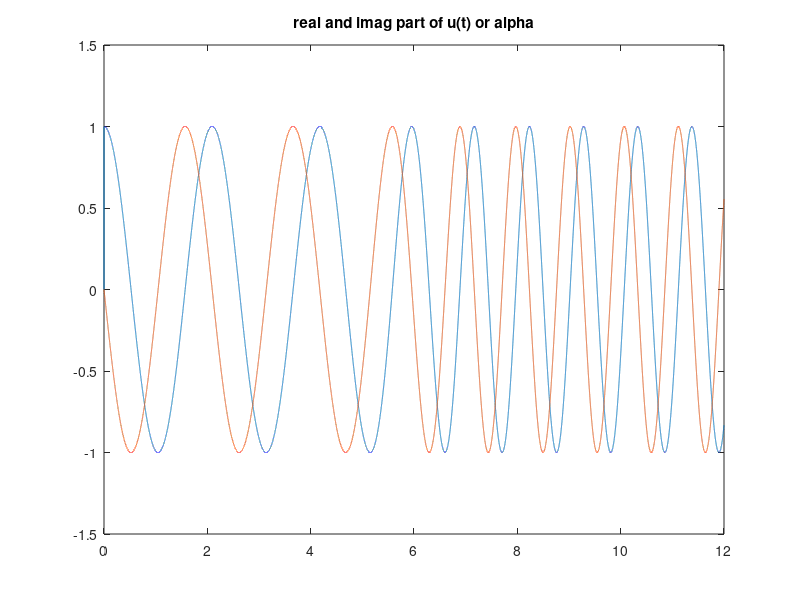
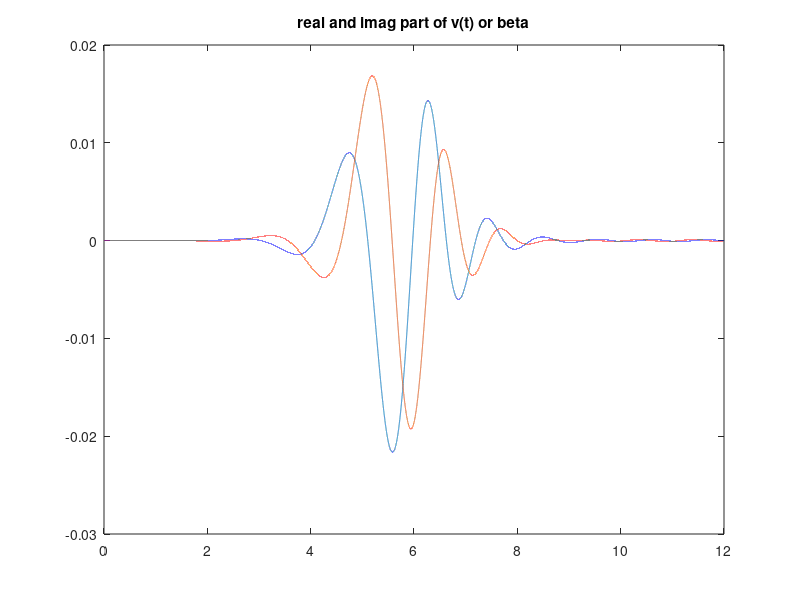
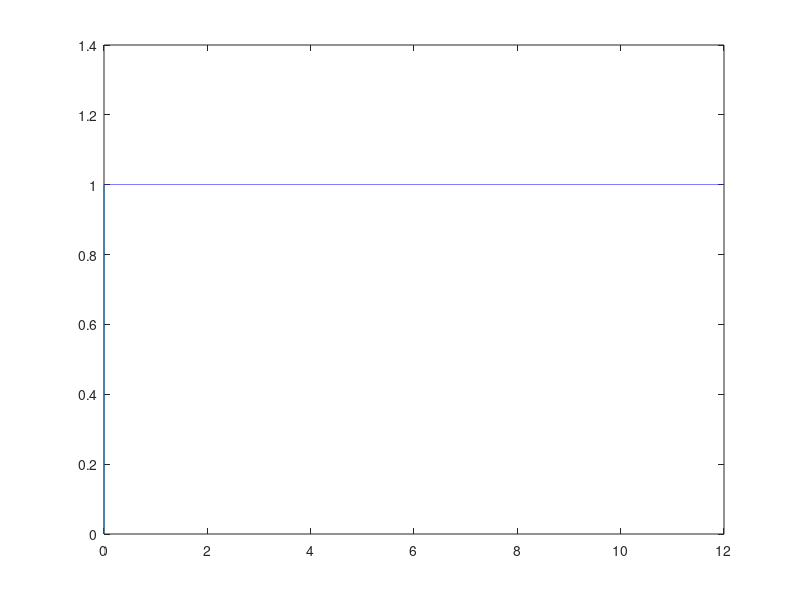
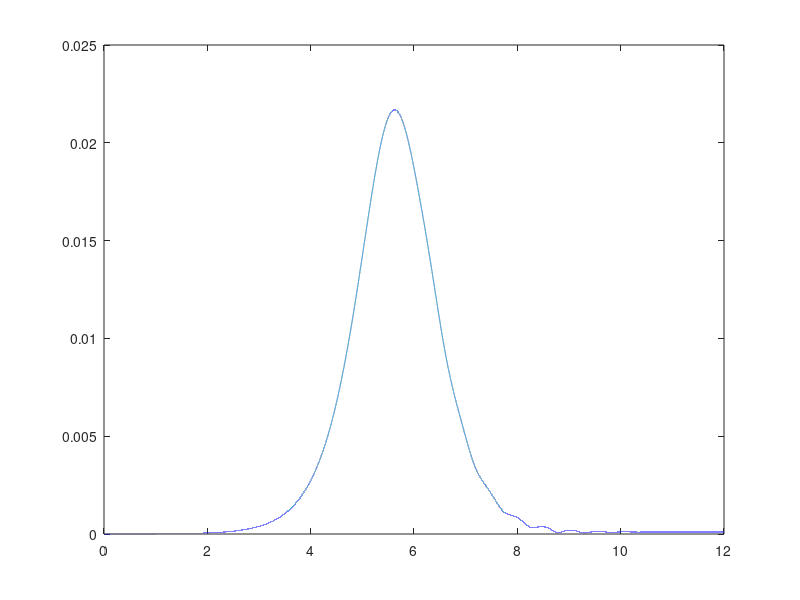

These figures' MATLAB source, in order:
clear;

tmin=0;
tmax=12;
nt=120000;
dt=(tmax-tmin)/nt;
t=zeros(1,nt);
for i=1:nt
    t(i)=i*dt;
end

%  w initial and w final

w_i=3;
w_f=6;

% w(1:nt/2)=w_i;
% w(nt/2:nt)=w_f;

a=(w_f+w_i)/2;
b=(w_f-w_i)/2;

dT=1;

w=a+b.*tanh((t-(tmax/2))/dT);
% c=0.01;
% w=zeros(1,nt);
% w(1:nt/2)=c.*t(1:nt/2)+w_i;
% w(nt/2:nt)=c*t(nt/2)+w_i;

figure(7)
plot(t,w)

A=zeros(1,nt);
B=zeros(1,nt);
u=zeros(1,nt);
v=zeros(1,nt);
ut=zeros(1,nt);
vt=zeros(1,nt);

for i=1:nt-1
    A(i)=(w(i+1)+w(i))/(2*sqrt(w(i)*w(i+1)));
    B(i)=(w(i+1)-w(i))/(2*sqrt(w(i)*w(i+1)));
    A(nt)=A(nt-1);
    B(nt)=B(nt-1);
end

u(1)=A(1);
v(1)=B(1);

for j=2:nt-1
   u(j)=(A(j)*u(j-1)+B(j)*conj(v(j-1)))*cos(w(j)*(t(j)-t(j-1)))-1i*(A(j)*u(j-1)-B(j)*conj(v(j-1)))*sin(w(j)*(t(j)-t(j-1)));
   v(j)=(A(j)*v(j-1)+B(j)*conj(u(j-1)))*cos(w(j)*(t(j)-t(j-1)))-1i*(A(j)*v(j-1)-B(j)*conj(u(j-1)))*sin(w(j)*(t(j)-t(j-1)));
   u(nt)=u(nt-1);
   v(nt)=v(nt-1);
end

for k=2:nt-1
    ut(k)=u(k)*exp(-1i*w(k+1)*(t(k)-t(k-1)));
    vt(k)=v(k)*exp(1i*w(k+1)*(t(k)-t(k-1)));
    ut(nt)=ut(nt-1);
    vt(nt)=vt(nt-1);
end
figure(1)
plot(t,real(ut))
hold on
plot(t,imag(ut))
title('real and imag part of u(t) or alpha')
figure(2)
plot(t,real(vt))
hold on
plot(t,imag(vt))
title('real and imag part of v(t) or beta')
figure(3)
plot(t,abs(ut))
figure(4)
plot(t,abs(vt))
figure(5)
plot(t,(abs(ut)).^2-(abs(vt)).^2)

% Proability
% Only consider the first 3 even terms for comparison with the Schrodinger
% numerical solution

alpha_p=ut(nt);
beta_p=vt(nt);

A=-1*conj(beta_p)/(2*alpha_p);
N=sqrt(1/abs(alpha_p));

C0=(abs(N))^2;
C2=(abs(N*sqrt(2)*(A)))^2;
C4=(abs(N*sqrt(6)*(A^2)))^2;

n=0:1:4;

figure(6)
plot(n(1),C0,'b*','Markersize', 15)
hold on
plot(n(3),C2,'b*','Markersize', 15)
plot(n(5),C4,'b*','Markersize', 15)
axis([-0.1 5 0 1])
xlabel('n','Fontsize', 24)
ylabel('probability |Cn|^2','Fontsize', 24)
title('probability |<2n out | 0 in>|^2','Fontsize', 20)






